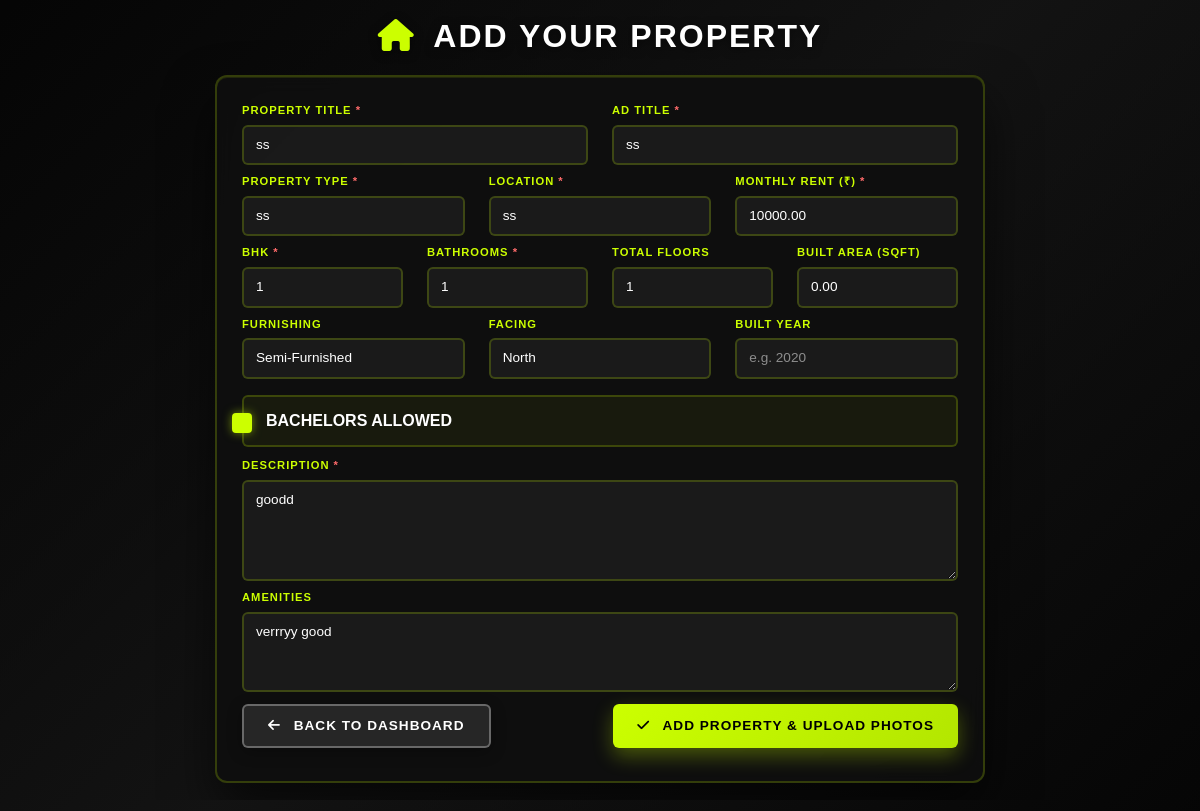
The app's page /edit-property/11/ (signed in) with its own data.
### core/models.py (models this page shows, shortened)
class Property(models.Model):
    class Status(models.TextChoices):
        PENDING_APPROVAL = "PENDING", "Pending Approval"
        AVAILABLE = "AVAILABLE", "Available"
        RENTED = "RENTED", "Rented"
        MAINTENANCE = "MAINTENANCE", "Maintenance"
    class Furnishing(models.TextChoices):
        UNFURNISHED = "UNFURNISHED", "Unfurnished"
        SEMI_FURNISHED = "SEMI_FURNISHED", "Semi-Furnished"
        FULLY_FURNISHED = "FULLY_FURNISHED", "Fully Furnished"
    class Facing(models.TextChoices):
        NORTH = "NORTH", "North"
        SOUTH = "SOUTH", "South"
        EAST = "EAST", "East"
        WEST = "WEST", "West"
        NORTHEAST = "NORTHEAST", "North-East"
        NORTHWEST = "NORTHWEST", "North-West"
        SOUTHEAST = "SOUTHEAST", "South-East"
        SOUTHWEST = "SOUTHWEST", "South-West"
    owner = models.ForeignKey(User, on_delete=models.CASCADE, related_name='properties')
    title = models.CharField(max_length=255)
    ad_title = models.CharField(max_length=255, blank=True, null=True, help_text="Short ad title")
    description = models.TextField()
    price = models.DecimalField(max_digits=10, decimal_places=2)
    location = models.CharField(max_length=255)
    property_type = models.CharField(max_length=100)
    bhk = models.IntegerField(default=1, help_text="Number of BHKs (Bedrooms)")
    bathrooms = models.IntegerField(default=1, help_text="Number of bathrooms")
    furnishing = models.CharField(max_length=50, choices=Furnishing.choices, default=Furnishing.SEMI_FURNISHED)
    super_built_area = models.DecimalField(max_digits=10, decimal_places=2, default=0, help_text="Super built area in sqft")
    bachelors_allowed = models.BooleanField(default=True, help_text="Are bachelors allowed?")
    total_floors = models.IntegerField(default=1, help_text="Total floors in the building")
    facing = models.CharField(max_length=50, choices=Facing.choices, default=Facing.NORTH)
    built_year = models.IntegerField(blank=True, null=True, help_text="Year the property was built")
    amenities = models.TextField(help_text="Comma-separated list of amenities", blank=True)
    status = models.CharField(max_length=50, choices=Status.choices, default=Status.PENDING_APPROVAL)
    is_paid = models.BooleanField(default=False)
    plan_type = models.CharField(max_length=20, choices=[
        ('basic', 'Basic Plan'),
        ('standard', 'Standard Plan'),
        ('premium', 'Premium Plan')
    ], default='basic', help_text="Selected plan type")
    plan_expiry_date = models.DateTimeField(blank=True, null=True, help_text="Date when the plan expires")
    views_count = models.IntegerField(default=0, help_text="Number of times this property has been viewed")
    created_at = models.DateTimeField(auto_now_add=True)
    updated_at = models.DateTimeField(auto_now=True)
    class Meta:
        verbose_name_plural = "Properties"

### core/views.py (the view)
# urls.py: path('edit-property/<int:id>/', views.edit_property_view, name='edit_property'),
@login_required
def edit_property_view(request, id):
    property_obj = get_object_or_404(Property, id=id, owner=request.user)
    is_relisting = request.session.get('relist_property_id') == property_obj.id
    if request.method == 'POST':
        form = PropertyForm(request.POST, request.FILES, instance=property_obj)
        if form.is_valid():
            form.save()
            if is_relisting:
                messages.success(request, "Property details updated. Continue to photos.")
            else:
                messages.success(request, "Property details updated. Continue to photos.")
            return redirect('add_photos', id=property_obj.id)
    else:
        form = PropertyForm(instance=property_obj)
        if is_relisting:
            messages.info(request, "Re-listing: Review and update your property details if needed.")
    context = {
        'form': form,
        'is_relisting': is_relisting,
        'property': property_obj
    }
    return render(request, 'core/add_property.html', context)

### core/templates/core/add_property.html (shortened to what this page needs)
{% load static %}
<!DOCTYPE html>
<html lang="en">
<head>
    <link href="https://cdn.jsdelivr.net/npm/bootstrap@5.3.0/dist/css/bootstrap.min.css" rel="stylesheet">
    <link href="https://cdnjs.cloudflare.com/ajax/libs/font-awesome/6.4.0/css/all.min.css" rel="stylesheet">
    <link rel="stylesheet" href="{% static 'core/css/add_property.css' %}">
</head>
<body>
    <div class="container container-main">
        <div class="row">
            <div class="col-md-12">
                <h2 class="form-title">
                    <i class="fas fa-home me-2"></i> Add Your Property
                </h2>
            </div>
        </div>
        <form method="POST" enctype="multipart/form-data" novalidate>
            <div class="row mb-2">
                <div class="col-md-6">
                    <label for="{{ form.title.id_for_label }}" class="form-label">
                        Property Title <span style="color: #ff6b6b;">*</span>
                    </label>
                    {{ form.title }}
                </div>
                <div class="col-md-6">
                    <label for="{{ form.ad_title.id_for_label }}" class="form-label">
                        Ad Title <span style="color: #ff6b6b;">*</span>
                    </label>
                    {{ form.ad_title }}
                </div>
            </div>
            <div class="row mb-2">
                <div class="col-md-4">
                    <label for="{{ form.property_type.id_for_label }}" class="form-label">
                        Property Type <span style="color: #ff6b6b;">*</span>
                    </label>
                    {{ form.property_type }}
                </div>
                <div class="col-md-4">
                    <label for="{{ form.location.id_for_label }}" class="form-label">
                        Location <span style="color: #ff6b6b;">*</span>
                    </label>
                    {{ form.location }}
                </div>
                <div class="col-md-4">
                    <label for="{{ form.price.id_for_label }}" class="form-label">
                        Monthly Rent (₹) <span style="color: #ff6b6b;">*</span>
                    </label>
                    {{ form.price }}
                </div>
            </div>
            <div class="row mb-2">
                <div class="col-md-3">
                    <label for="{{ form.bhk.id_for_label }}" class="form-label">
                        BHK <span style="color: #ff6b6b;">*</span>
                    </label>
                    {{ form.bhk }}
                </div>
                <div class="col-md-3">
                    <label for="{{ form.bathrooms.id_for_label }}" class="form-label">
                        Bathrooms <span style="color: #ff6b6b;">*</span>
                    </label>
                    {{ form.bathrooms }}
                </div>
                <div class="col-md-3">
                    <label for="{{ form.total_floors.id_for_label }}" class="form-label">
                        Total Floors
                    </label>
                    {{ form.total_floors }}
                </div>
                <div class="col-md-3">
                    <label for="{{ form.super_built_area.id_for_label }}" class="form-label">
                        Built Area (sqft)
                    </label>
                    {{ form.super_built_area }}
                </div>
            </div>
            <div class="row mb-2">
                <div class="col-md-4">
                    <label for="{{ form.furnishing.id_for_label }}" class="form-label">
                        Furnishing
                    </label>
                    {{ form.furnishing }}
                </div>
                <div class="col-md-4">
                    <label for="{{ form.facing.id_for_label }}" class="form-label">
                        Facing
                    </label>
                    {{ form.facing }}
                </div>
                <div class="col-md-4">
                    <label for="{{ form.built_year.id_for_label }}" class="form-label">
                        Built Year
                    </label>
                    {{ form.built_year }}
                </div>
            </div>
            <div class="row mb-2">
                <div class="col-md-12">
                    <div class="form-check">
                        {{ form.bachelors_allowed }}
                        <label class="form-check-label" for="{{ form.bachelors_allowed.id_for_label }}">
                            Bachelors Allowed
                        </label>
                    </div>
                </div>
            </div>
            <div class="row mb-2">
                <div class="col-md-12">
                    <label for="{{ form.description.id_for_label }}" class="form-label">
                        Description <span style="color: #ff6b6b;">*</span>
                    </label>
                    {{ form.description }}
                </div>
            </div>
            <div class="row mb-3">
                <div class="col-md-12">
                    <label for="{{ form.amenities.id_for_label }}" class="form-label">
                        Amenities
                    </label>
                    {{ form.amenities }}
                </div>
            </div>
            <div class="row mb-2">
                <div class="col-md-12">
                    <div class="d-flex justify-content-between">
                        <a href="{% url 'dashboard' %}" class="btn btn-secondary">
                            <i class="fas fa-arrow-left me-2"></i> Back to Dashboard
                        </a>
                        <button type="submit" class="btn btn-primary">
                            <i class="fas fa-check me-2"></i> Add Property & Upload Photos
                        </button>
                    </div>
                </div>
            </div>
        </form>
    </div>
</body>
</html>

### core/static/core/css/add_property.css (style rules this page uses)
:root { --bg-core: #0a0a0a; --acid-green: #CCFF00; --white: #ffffff; --border-color: rgba(255, 255, 255, 0.15); --glass-bg: rgba(20, 20, 20, 0.85); }
body { background-color: var(--bg-core); color: var(--white); font-family: 'Space Grotesk', sans-serif; min-height: 100vh; display: flex; align-items: center; justify-content: center; padding: 0.5rem 0; margin: 0; background: radial-gradient(circle at 10% 20%, #1a1a1a 0%, #0a0a0a 90%); }
body::before { content: ""; position: fixed; top: 0; left: 0; width: 100%; height: 100%; background: linear-gradient(135deg, rgba(0,0,0,0.4) 0%, rgba(0,0,0,0.3) 100%), url('https://images.unsplash.com/photo-1493857671505-72967e2e2760?q=80&w=2070&auto=format&fit=crop'); background-size: cover; background-position: center; background-attachment: fixed; background-color: #1a1a1a; z-index: -2; animation: fadeIn 1s ease-in; }
body::after { content: ""; position: fixed; top: 0; left: 0; width: 100%; height: 100%; background: linear-gradient(135deg, rgba(0, 0, 0, 0.7) 0%, rgba(20, 20, 20, 0.6) 50%, rgba(0, 0, 0, 0.7) 100%); z-index: -1; pointer-events: none; animation: fadeIn 1.5s ease-in; }
h2 { font-family: 'Anton', sans-serif; text-transform: uppercase; font-size: 1.75rem; margin-bottom: 0.15rem; letter-spacing: 2px; animation: slideInUp 0.8s ease-out 0.1s both; }
.form-label { text-transform: uppercase; font-weight: 700; font-size: 0.65rem; letter-spacing: 1.5px; color: var(--acid-green); display: block; margin-bottom: 0.15rem; transition: all 0.3s ease; }
.form-control { background: rgba(0, 0, 0, 0.4); border: 2px solid var(--border-color); color: white; padding: 0.5rem; border-radius: 6px; font-weight: 500; transition: all 0.3s ease; font-size: 0.85rem; }
textarea.form-control { resize: vertical; }
.mb-3 { margin-bottom: 0.75rem !important; }

### records on screen
Property: title "ss", ad_title "ss", property_type "ss", location "ss", price "10000.00", bhk "1", bathrooms "1", total_floors "1", super_built_area "0.00", furnishing "Semi-Furnished", facing "North", bachelors_allowed "☑", description "goodd", amenities "verrryy good"
